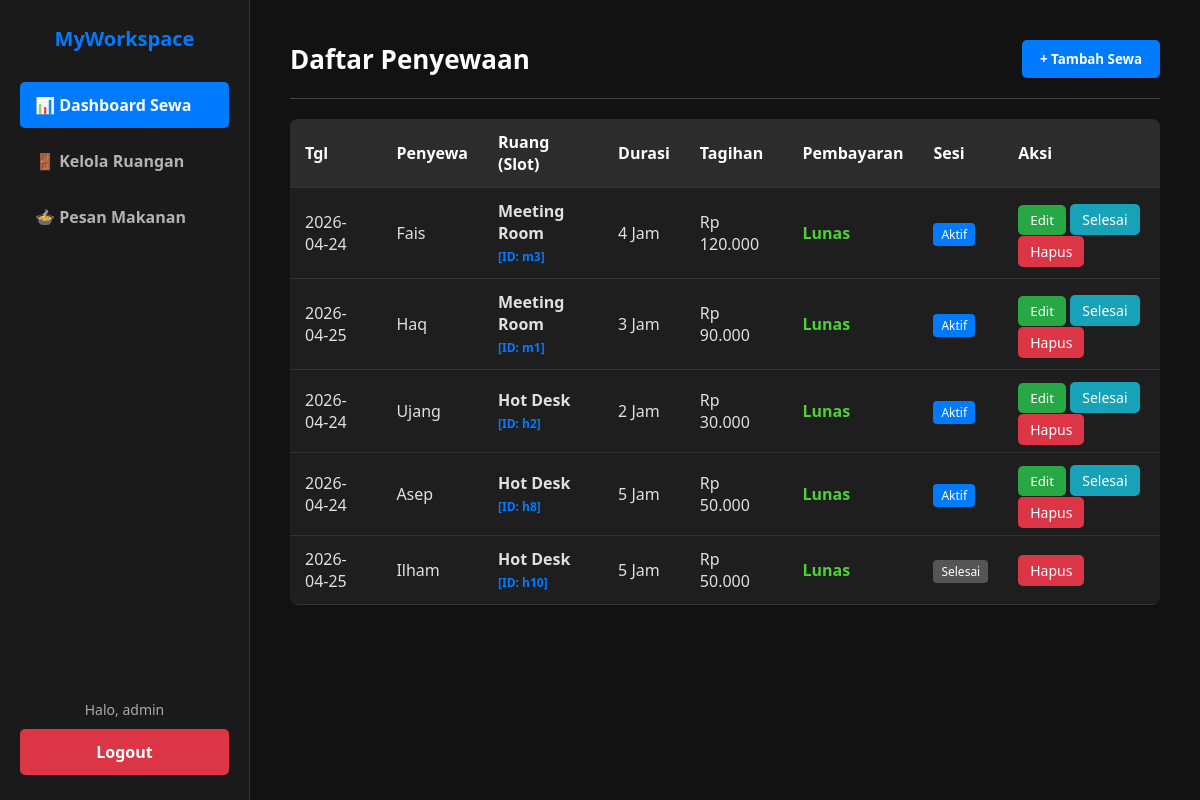
Page /beranda.php (signed in) on the earlier database version.
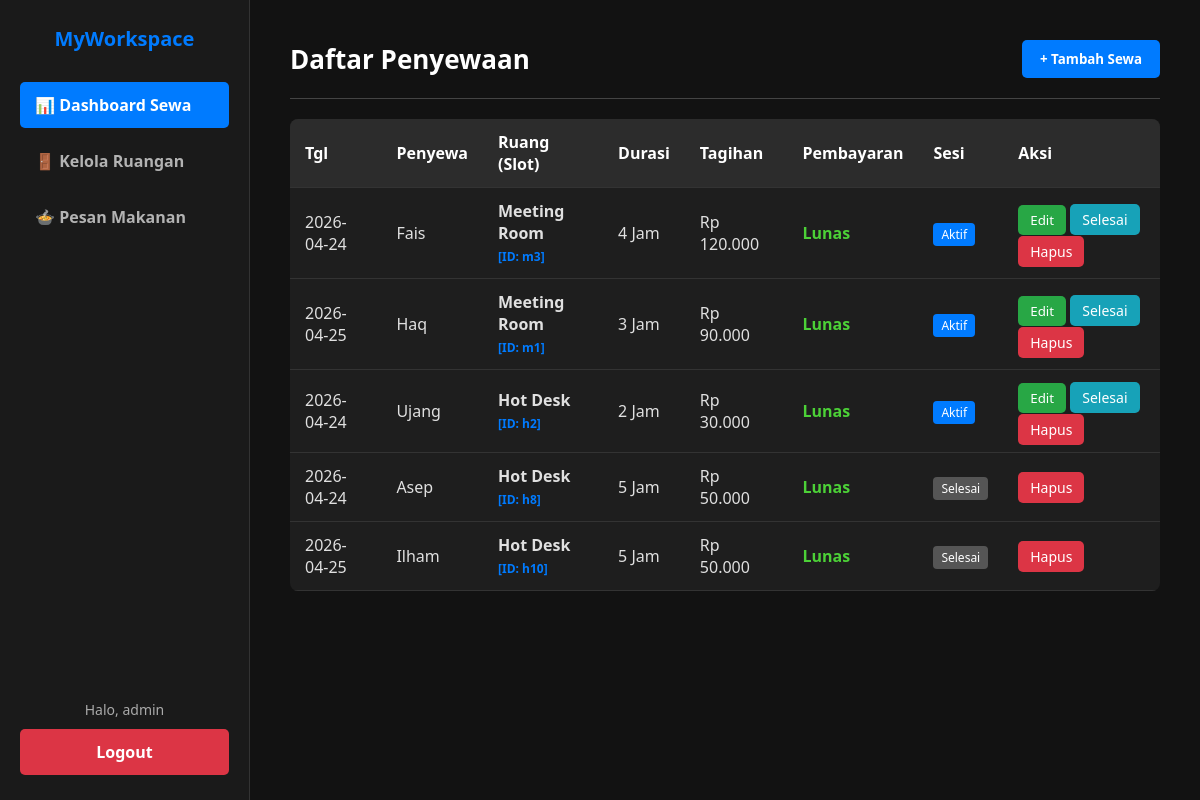
Same page on the later database version.
### tables this page shows
CREATE TABLE `penyewaan` (
  `id` int(11) NOT NULL,
  `user_id` int(11) NOT NULL,
  `nama_penyewa` varchar(100) NOT NULL,
  `jenis_ruangan` varchar(50) NOT NULL,
  `slot_id` varchar(20) NOT NULL,
  `tanggal_sewa` date NOT NULL,
  `durasi_jam` int(11) NOT NULL,
  `total_harga` int(11) NOT NULL,
  `status_pembayaran` enum('Belum Lunas','Lunas') DEFAULT 'Belum Lunas',
  `status_sewa` enum('Aktif','Selesai') DEFAULT 'Aktif'
);

### menu_beranda.php (the view, shortened to what this page needs)
<?php
$data_penyewaan = mysqli_query($conn, "SELECT * FROM penyewaan WHERE user_id = '$user_id' ORDER BY id DESC");
?>
<div class="header-container">
    <h1>Daftar Penyewaan</h1>
    <button class="btn btn-auto" onclick="document.getElementById('modalTambah').style.display='block'">+ Tambah Sewa</button>
</div>
<hr>
<table>
    <tr>
        <th>Tgl</th><th>Penyewa</th><th>Ruang (Slot)</th><th>Durasi</th><th>Tagihan</th><th>Pembayaran</th><th>Sesi</th><th>Aksi</th>
    </tr>
    <?php while ($row = mysqli_fetch_assoc($data_penyewaan)) : ?>
    <tr class="<?php if($row['status_sewa'] == 'Selesai') echo 'row-selesai'; ?>">
        <td><?php echo $row["tanggal_sewa"]; ?></td>
        <td><?php echo $row["nama_penyewa"]; ?></td>
        <td><strong><?php echo $row["jenis_ruangan"]; ?></strong> <br><span class="slot-id-label">[ID: <?php echo $row["slot_id"]; ?>]</span></td>
        <td><?php echo $row["durasi_jam"]; ?> Jam</td>
        <td>Rp <?php echo number_format($row["total_harga"], 0, ',', '.'); ?></td>
        <td>
            <?php echo ($row["status_pembayaran"] == 'Belum Lunas') ? "<span style='color:#ff6b6b; font-weight:bold;'>Belum Lunas</span>" : "<span style='color:#4cd137; font-weight:bold;'>Lunas</span>"; ?>
        </td>
        <td>
            <?php if($row["status_sewa"] == 'Aktif') : ?>
                <span class="status-badge status-aktif">Aktif</span>
            <?php else : ?>
                <span class="status-badge status-selesai">Selesai</span>
            <?php endif; ?>
        </td>
        <td>
            <?php if($row["status_sewa"] == 'Aktif') : ?>
                <button class="btn btn-edit" onclick="bukaModalEdit('<?php echo $row['id']; ?>')">Edit</button>
                <a href="beranda.php?page=dashboard&selesai=<?php echo $row['id']; ?>" class="btn-selesai" onclick="return confirm('Sewa selesai? Slot akan kosong kembali.');">Selesai</a>
            <?php endif; ?>
            <a href="hapus_sewa.php?id=<?php echo $row["id"]; ?>" class="btn-hapus" onclick="return confirm('Hapus permanen?');">Hapus</a>
        </td>
    </tr>
    <?php endwhile; ?>
</table>

Differences in the rows shown:
changed penyewaan "Asep": no longer shows "Aktif Edit"
